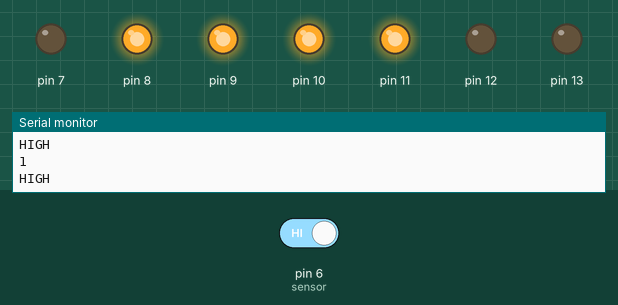
Simulated run of this sketch. Board: Arduino Uno, built with avr-gcc and run on an emulated ATmega328P. Parts: output pins drawn as LEDs (lit = HIGH), the last lines printed to the serial monitor. The inputs (shaded band) are chosen by the test bench; at power-on: pin 6 (sensor) HIGH.

Above: at 1.2 s.
1.3 s: pin 6 (sensor) driven LOW
At 2.5 s:
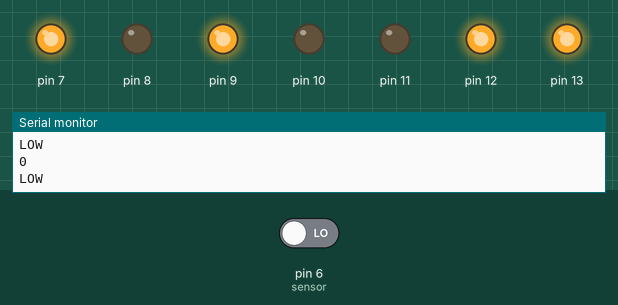
2.8 s: pin 6 (sensor) driven HIGH
At 4.0 s:
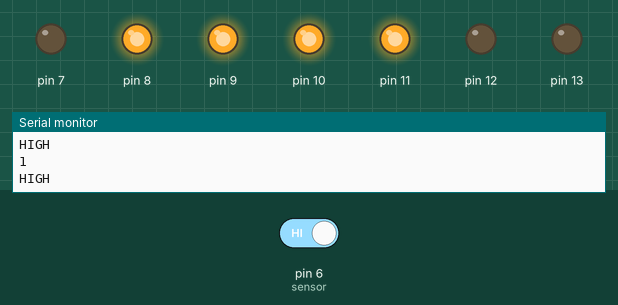
Timing chart, 0 to 5.8 s (numbered marks = the images above; inputs shaded):
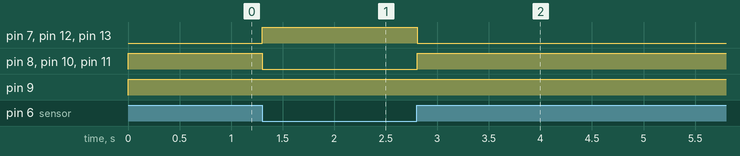

Measured:
- after the input at 1.3 s, pin 7, pin 12, pin 13: LOW → HIGH at once; pin 8, pin 10, pin 11: HIGH → LOW at once
- after the input at 2.8 s, pin 7, pin 12, pin 13: HIGH → LOW at once; pin 8, pin 10, pin 11: LOW → HIGH at once

The sketch:

IR_BASIC.ino
```cpp
//#include <IRremote.h>

int sensor = 6;
//int LED=13;
int obstacle = HIGH;
int delayRead =100;
void setup()
{

   pinMode(sensor ,INPUT);
   pinMode(13 ,OUTPUT);
   pinMode(12 ,OUTPUT);
   pinMode(11 ,OUTPUT);
   pinMode(10 ,OUTPUT);
   pinMode(9 ,OUTPUT);
   pinMode(8 ,OUTPUT);
   pinMode(7 ,OUTPUT);
   Serial.begin(9600);

}

void loop() {

   obstacle = digitalRead(sensor);
   Serial.println(digitalRead(sensor));

   // isObstacle ==low there is obstacle infront of sensor
  if (obstacle == LOW) {
    digitalWrite(13 ,HIGH);
    digitalWrite(12 ,HIGH);
    digitalWrite(11 ,LOW);
    digitalWrite(10 ,LOW);
    digitalWrite(9 ,HIGH);
    digitalWrite(8 ,LOW);
    digitalWrite(7 ,HIGH);

    Serial.println("LOW");
  }
  else
  {
    digitalWrite(13 ,LOW);
    digitalWrite(12 ,LOW);
    digitalWrite(11 ,HIGH);
    digitalWrite(10 ,HIGH);
    digitalWrite(9 ,HIGH);
    digitalWrite(8 ,HIGH);
    digitalWrite(7 ,LOW);

    Serial.println("HIGH");
  }

  delay(delayRead);
}
```
